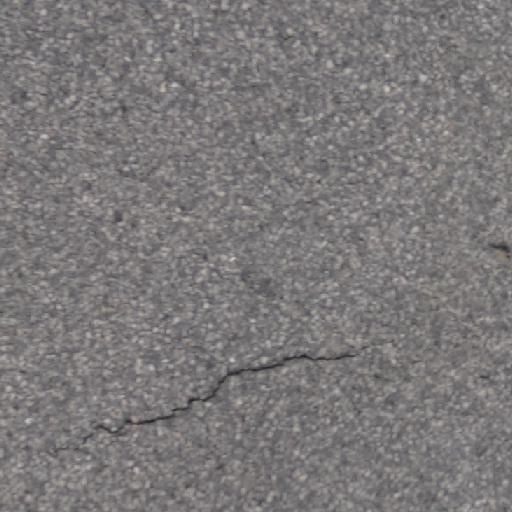
#> input picture data/examples/rdd2022/China_Drone_China_Drone_000008.jpg, 512 x 512 px
$ python -i defects.py   (imports and definitions only)   (older library calls are emulated)
#> lines starting #> are read from the running program, lines starting #| are printed output that depends on the picture; after the words box and inside, x2 and y2 are one past the last pixel; in counts of white or black regions, pixels touching at a corner belong together
#> further down, picture is the input picture: shape (512, 512, 3); mean B, G, R 121.3, 120.8, 123.7
"""Untrained, review-required road-defect candidates from image evidence.

No metric depth, material identity, engineering severity or calibrated probability is inferred.
Coordinates refer to the EXIF-oriented original. A user-declared planar road footprint supplies
the homography; its dimensions remain assumptions. OpenCV black-hat/contours are documented at
https://docs.opencv.org/4.x/d3/dbe/tutorial_opening_closing_hats.html .
"""
import json

import cv2
import numpy as np

DETECTOR_VERSION = "opencv-candidates-v2"
FULL_QUAD = [[0., 0.], [1., 0.], [1., 1.], [0., 1.]]
COLORS = {"Pothole": (56, 87, 231), "Crack": (206, 111, 142),
          "Depression": (61, 167, 236), "Uneven surface": (187, 153, 64)}


def parse_quad(value):
    if value is None:
        return FULL_QUAD
    try:
        points = json.loads(value) if isinstance(value, str) else value
        q = np.array([[p["x"], p["y"]] if isinstance(p, dict) else p for p in points], np.float32)
        if q.shape != (4, 2) or not np.isfinite(q).all() or np.any(q < 0) or np.any(q > 1):
            raise ValueError()
        edges = np.roll(q, -1, axis=0) - q
        crosses = edges[:, 0] * np.roll(edges[:, 1], -1) - edges[:, 1] * np.roll(edges[:, 0], -1)
        if np.any(crosses <= .0005):
            raise ValueError()
        return q.tolist()
    except (ValueError, TypeError, KeyError, IndexError):
        raise ValueError("road_quad must contain four convex clockwise normalized image points.") from None


def parse_surface_polygon(value,default):
    if value is None:return parse_quad(default)
    try:
        pts=json.loads(value) if isinstance(value,str) else value
        p=np.asarray([[v['x'],v['y']] if isinstance(v,dict) else v for v in pts],np.float32)
        if p.ndim!=2 or p.shape[1]!=2 or not 3<=len(p)<=64 or not np.isfinite(p).all() or np.any(p<0) or np.any(p>1):raise ValueError()
        if not cv2.isContourConvex(p.reshape(-1,1,2)) or abs(cv2.contourArea(p))<.0005:raise ValueError()
        return p.tolist()
    except (ValueError,TypeError,KeyError,IndexError):raise ValueError('Road surface polygon must have 3–64 convex normalized points.') from None


# [5 lines left out: function _overlap, not called in this run]


def _candidate_overlap(a,b):
    """Use actual outlined regions: overlapping boxes need not be the same hole."""
    ax,ay,aw,ah=a['_rect'];bx,by,bw,bh=b['_rect']
    x,y=max(ax,bx),max(ay,by);right,bottom=min(ax+aw,bx+bw),min(ay+ah,by+bh)
    if right<=x or bottom<=y:return 0.
    left=np.zeros((bottom-y,right-x),np.uint8);right_mask=np.zeros_like(left)
    cv2.fillPoly(left,[a['_contour']-[x,y]],1)
    cv2.fillPoly(right_mask,[b['_contour']-[x,y]],1)
    return np.count_nonzero(left&right_mask)/max(1,min(cv2.contourArea(a['_contour']),cv2.contourArea(b['_contour'])))


def detect_defects(image, road_quad=None, *, native_resolution=False, road_polygon=None):
#> called with native_resolution = False
    q = np.asarray(parse_quad(road_quad), np.float32)
    oh, ow = image.shape[:2]
    scale = 1. if native_resolution else min(1., 1024/max(ow, oh))
    w, h = round(ow*scale), round(oh*scale)
    frame = image.copy() if native_resolution else cv2.resize(image, (w, h), interpolation=cv2.INTER_AREA)
    gray = cv2.cvtColor(frame, cv2.COLOR_BGR2GRAY)
    smooth = cv2.GaussianBlur(gray, (3, 3), 0)
    hsv = cv2.cvtColor(frame, cv2.COLOR_BGR2HSV)
#> hsv: shape (512, 512, 3); mean H, S, V 124.8, 6.9, 123.7
    coverage=np.asarray(parse_surface_polygon(road_polygon,q),np.float32)
    polygon = np.round(coverage * [w-1, h-1]).astype(np.int32)
    roi = np.zeros((h, w), np.uint8)
    cv2.fillConvexPoly(roi, polygon, 255)
#> roi: shape (512, 512); every value is 255
    # A small inset excludes road/vegetation borders and incomplete image-edge candidates.
    interior = cv2.erode(roi, np.ones((5, 5), np.uint8))
    region = gray[interior > 0]
    notes = [
        "OpenCV visual candidates require review: shadows, puddles, patches and joints can resemble defects.",
        "Confidence is an uncalibrated evidence score, not a probability of correct classification.",
        "Severity describes visible area/contrast only. Depth and suspension forces cannot be measured from this 2D image.",
        "Road footprint and planar perspective are assumptions. Align the outline before interpreting relative distances.",
    ]
    result = {"version": DETECTOR_VERSION, "method": "opencv_multiscale_contours",
              "coordinate_system": "normalized_exif_oriented_original",
              "road_quad": [{"x": float(x), "y": float(y)} for x, y in q],
              "image": {"width": ow, "height": oh}, "road_polygon":[{"x":float(x),"y":float(y)} for x,y in coverage], "defects": [], "warnings": notes,
              "confidence_calibrated": False, "requires_review": True}
    if len(region) < 64 or float(region.std()) < 5 or cv2.Laplacian(smooth, cv2.CV_32F).var() < 4:
        result["warnings"].append("Insufficient visual detail: no defect candidates returned.")
        return result

    minimum = min(w, h)
    enhancement = None
    if region.mean()<65 or region.std()<18:
        enhanced=cv2.createCLAHE(clipLimit=2.0,tileGridSize=(8,8)).apply(smooth)
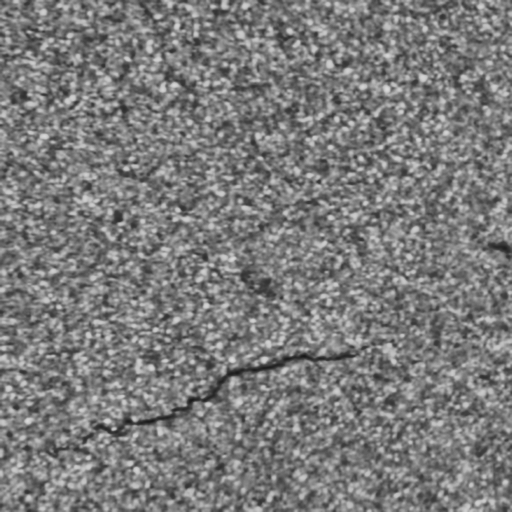
#> enhanced: shape (512, 512); min 24, max 221, mean 123.3
        enhancement="CLAHE for low illumination/contrast; geometry remains in original coordinates"
    else:
        enhanced=smooth
    result["preprocessing"]=enhancement or "Original luminance with mild smoothing"
    responses = []
    for fraction in (.035, .08, .16):
        size = max(9, int(minimum*fraction) | 1)
        responses.append(cv2.morphologyEx(enhanced, cv2.MORPH_BLACKHAT,
                         cv2.getStructuringElement(cv2.MORPH_RECT if native_resolution and size>121 else cv2.MORPH_ELLIPSE, (size, size))))
#> after the loop, responses = 3 items
    blackhat = np.maximum.reduce(responses)
    local = cv2.GaussianBlur(smooth, (0, 0), max(3, minimum*.035)).astype(np.float32)
    dark = local - smooth.astype(np.float32)
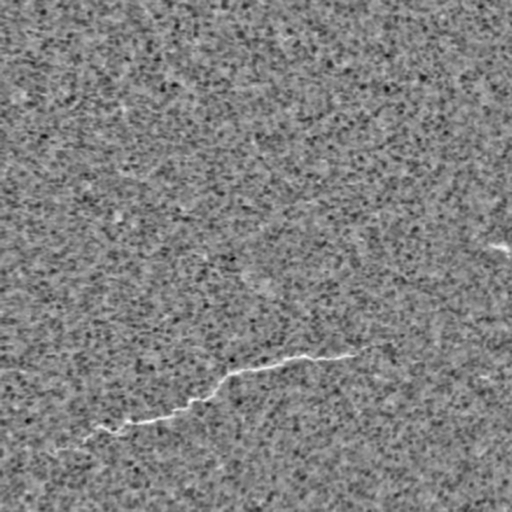
#> dark: shape (512, 512) float32; min -73, max 72, mean 0; drawn with min black and max white
    threshold = max(13., float(np.percentile(blackhat[interior > 0], 78)))
#> threshold = 101
    evidence = ((blackhat > threshold) | (dark > max(11., region.std()*.30))).astype(np.uint8)*255
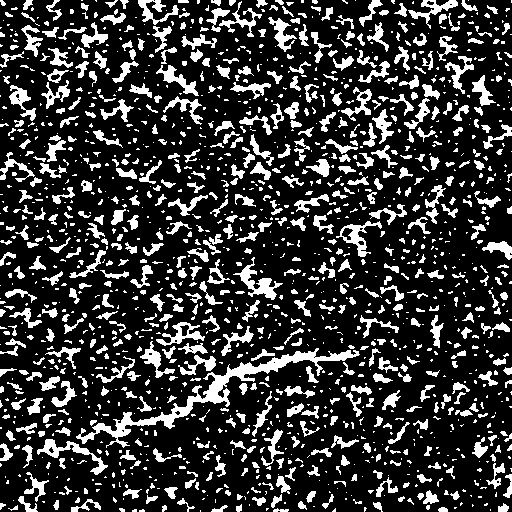
#> evidence: shape (512, 512); 21.4% white; 1604 white regions (992 under 20 px), largest, box (x1, y1, x2, y2) and area: (76, 348, 360, 448) 3042, (233, 257, 283, 300) 591, (37, 439, 108, 475) 564
    evidence[interior == 0] = 0
    # Reject chromatic foliage/paint; neutral shadows still need human review.
    evidence[hsv[:, :, 1] > 125] = 0
    close_size = max(3, int(minimum*.012) | 1)
    closed = cv2.morphologyEx(evidence, cv2.MORPH_CLOSE, np.ones((close_size, close_size), np.uint8))
#> closed: shape (512, 512); 38.5% white; 248 white regions (156 under 20 px), largest, box (x1, y1, x2, y2) and area: (0, 0, 512, 512) 81208, (406, 381, 512, 512) 2574, (463, 191, 512, 286) 1271
    closed = cv2.morphologyEx(closed, cv2.MORPH_OPEN, np.ones((2, 2), np.uint8))
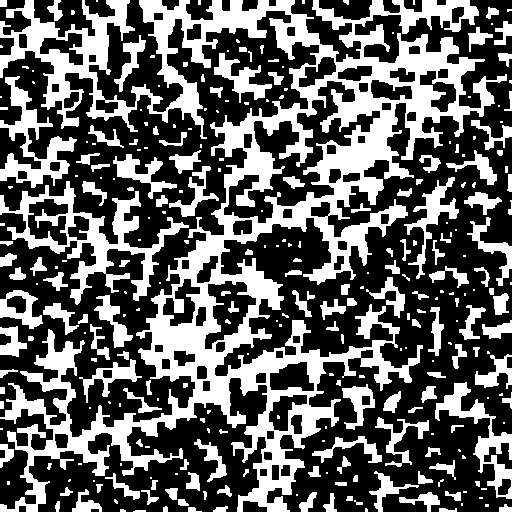
#> closed: shape (512, 512); 38% white; 287 white regions (128 under 20 px)
    contours, _ = cv2.findContours(closed, cv2.RETR_EXTERNAL, cv2.CHAIN_APPROX_SIMPLE)
#> contours = 281 contours, 158 with area under 20; largest, box (x1, y1, x2, y2) and area: (0, 0, 507, 512) 75506, (0, 181, 189, 305) 6352, (0, 76, 77, 188) 2531, (435, 382, 512, 499) 1976, (404, 177, 459, 279) 1058

    # Thin dark lines are a separate candidate family, so filling cavities doesn't erase cracks.
    thin = responses[0]
    crack_mask = ((thin > max(19., np.percentile(thin[interior > 0], 90))) & (interior > 0)).astype(np.uint8)*255
#> crack_mask: shape (512, 512); 9.6% white; 1504 white regions (1148 under 20 px), largest, box (x1, y1, x2, y2) and area: (218, 351, 359, 385) 755, (93, 387, 219, 438) 746, (341, 211, 382, 249) 300
    crack_mask = cv2.morphologyEx(crack_mask, cv2.MORPH_CLOSE, np.ones((3, 3), np.uint8))
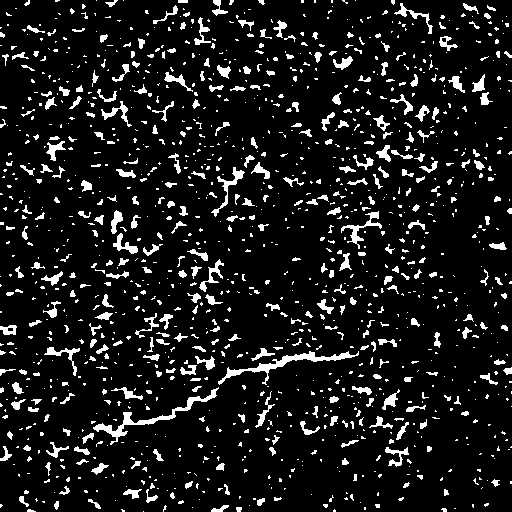
#> crack_mask: shape (512, 512); 10% white; 1341 white regions (986 under 20 px)
    cracks, _ = cv2.findContours(crack_mask, cv2.RETR_EXTERNAL, cv2.CHAIN_APPROX_SIMPLE)
#> cracks = 1341 contours, 1116 with area under 20; largest, box (x1, y1, x2, y2) and area: (218, 351, 359, 385) 626, (93, 387, 219, 445) 614, (341, 211, 382, 249) 230, (211, 167, 245, 217) 220, (44, 347, 80, 376) 156

    homography = cv2.getPerspectiveTransform(q, np.asarray(FULL_QUAD, np.float32))
#> homography = [[1, 0, 0], [0, 1, 0], [0, 0, 1]]
    candidates = []
    roi_area = np.count_nonzero(interior)
    background_saturation_limit=max(35.,float(np.percentile(hsv[:,:,1][interior>0],70))+15)
#> background_saturation_limit = 35
    # Water-filled cavities can be brighter than asphalt. Require a compact bright basin
    # surrounded by a darker, locally contrasted rim; never infer depth from the reflection.
    bright = ((smooth.astype(np.float32)-local > 14) & (smooth > np.percentile(region, 58)) & (interior > 0)).astype(np.uint8)*255
#> bright: shape (512, 512); 11.8% white; 1856 white regions (1323 under 20 px), largest, box (x1, y1, x2, y2) and area: (383, 343, 399, 365) 156, (74, 193, 99, 207) 138, (260, 332, 286, 348) 130
    bright = cv2.morphologyEx(bright, cv2.MORPH_CLOSE, np.ones((5, 5), np.uint8))
#> bright: shape (512, 512); 14.6% white; 1209 white regions (719 under 20 px), largest, box (x1, y1, x2, y2) and area: (52, 456, 94, 488) 429, (235, 25, 285, 59) 318, (260, 316, 289, 348) 318
    bright = cv2.morphologyEx(bright, cv2.MORPH_OPEN, np.ones((3, 3), np.uint8))
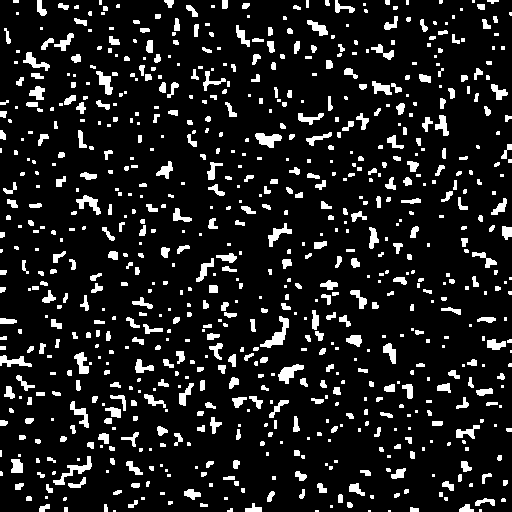
#> bright: shape (512, 512); 11.5% white; 795 white regions (351 under 20 px)
    pools, _ = cv2.findContours(bright, cv2.RETR_EXTERNAL, cv2.CHAIN_APPROX_SIMPLE)
#> pools = 795 contours, 475 with area under 20; largest, box (x1, y1, x2, y2) and area: (260, 316, 289, 348) 264, (53, 456, 92, 485) 215, (278, 364, 304, 384) 212, (255, 133, 282, 148) 209, (76, 195, 101, 215) 172
    # Strong cavity rims are separated from the lower-contrast texture response.
    # The previous union let texture join large cavities into rejected components,
    # leaving small rim fragments while missing the visually dominant potholes.
    cavities=[]
    strong_threshold=max(24.,float(np.percentile(blackhat[interior > 0],90)))
#> strong_threshold = 114
    rim_kernel=cv2.getStructuringElement(cv2.MORPH_ELLIPSE,
                    (max(3,int(minimum*.016)|1),max(3,int(minimum*.010)|1)))
    for level_index,level in enumerate((strong_threshold*1.25,strong_threshold*.85)):
        rims=((blackhat>level)&(dark>max(9.,level*.35))&(interior>0)&(hsv[:,:,1]<125)).astype(np.uint8)*255
        rims=cv2.morphologyEx(rims,cv2.MORPH_CLOSE,rim_kernel)
        found,_=cv2.findContours(rims,cv2.RETR_EXTERNAL,cv2.CHAIN_APPROX_SIMPLE)
        for contour in found:
            area=cv2.contourArea(contour)
            if area<max(65,roi_area*.00045) or area>roi_area*.08:continue
            hull=cv2.convexHull(contour)
            if area/max(cv2.contourArea(hull),1)<.30:continue
            cavities.append((hull,2 if level_index==0 else 1))
#> this loop made 2 passes
#> (level_index, level) on passes 1 to 2: (0, 142.5), (1, 96.9)
#> after the loop, cavities = []
    families = ([(c, False, False, priority) for c,priority in cavities]
                + [(c, False, True, False) for c in pools]
                + [(c, True, False, False) for c in cracks]
                + [(c, False, False, False) for c in contours])
#> families = 2417 items
    edge_distance = cv2.distanceTransform(roi, cv2.DIST_L2, 3)
#> edge_distance: shape (512, 512) float32; every value is 3.4e+38
    for contour, line_only, water, cavity in families:
        if water:
            if cv2.contourArea(contour) < max(50, roi_area*.00035):
                continue
            basin = np.zeros_like(gray)
            cv2.drawContours(basin, [contour], -1, 255, -1)
            expanded = cv2.dilate(basin, cv2.getStructuringElement(cv2.MORPH_ELLIPSE, (11, 11)))
            ring = (expanded > 0) & (basin == 0) & (roi > 0)
            if (np.count_nonzero(ring) < 20
                    or gray[basin > 0].mean()-gray[ring].mean() < 15
                    or blackhat[ring].mean() < max(14,strong_threshold*.45)
                    or np.mean(blackhat[ring]>strong_threshold*.65)<.25):
                continue
            outline, _ = cv2.findContours(expanded, cv2.RETR_EXTERNAL, cv2.CHAIN_APPROX_SIMPLE)
            contour = max(outline, key=cv2.contourArea)
        area = cv2.contourArea(contour)
        if area < max(24, roi_area*.00018) or area > roi_area*.16:
            continue
        x, y, bw, bh = cv2.boundingRect(contour)
        if bw < 5 or bh < 3 or x <= 1 or y <= 1 or x+bw >= w-1 or y+bh >= h-1:
            continue
        rect = cv2.minAreaRect(contour)
        short, long = sorted(rect[1])
        elongation = long/max(short, 1)
        line_width=2*area/max(cv2.arcLength(contour, True),1)
        is_crack = not water and elongation > (30 if cavity else 7) and line_width < max(3.5,minimum*.014) and long > minimum*.045
        if line_only and not is_crack:
            continue
        if not is_crack and (area < max(100, roi_area*.0007) or min(bw, bh) < 7):
            continue
        # Small weak texture islands are not large cavities. Keep the separate
        # strong-rim and thin-line paths so this does not erase major holes/cracks.
        if not is_crack and not cavity and area < roi_area*.003:
            continue
        if not cavity and np.min(edge_distance[contour[:, 0, 1], contour[:, 0, 0]]) < 4:
            continue
        mask = np.zeros_like(gray)
        cv2.drawContours(mask, [contour], -1, 255, -1)
        rim = cv2.dilate(mask, np.ones((9, 9), np.uint8)) - mask
        inside, outside = gray[mask > 0], gray[(rim > 0) & (roi > 0)]
        if len(outside) < 8:
            continue
        # The rim must sit in road-like local context, not coloured vegetation.
        # Adapt to the selected surface so naturally tinted pavement is permitted.
        if np.median(hsv[:,:,1][(rim>0)&(roi>0)])>background_saturation_limit:
            continue
        boundary = cv2.morphologyEx(mask, cv2.MORPH_GRADIENT, np.ones((3, 3), np.uint8))
        contrast = max(float(outside.mean()-np.percentile(inside, 25)),
                       float(blackhat[mask > 0].mean()))
        edge_strength = float(np.mean(blackhat[boundary > 0]))
        solidity = area/max(cv2.contourArea(cv2.convexHull(contour)), 1)
        if water and solidity<.80:
            continue
        if water:
            contrast = max(contrast, float(inside.mean()-outside.mean()))
        if contrast < 10 or solidity < .20 or (area > roi_area*.055 and inside.std() < 9):
            continue
        normalized = contour.reshape(-1, 2).astype(np.float32)/[w-1, h-1]
        approx = cv2.approxPolyDP(normalized.astype(np.float32).reshape(-1, 1, 2), .0025, True).reshape(-1, 2)
        if len(approx) < 3:
            continue
        road = cv2.perspectiveTransform(approx.reshape(-1, 1, 2), homography).reshape(-1, 2)
        road = np.clip(road, 0, 1)
        road_area = abs(float(cv2.contourArea(road)))
        if road_area > .30:
            continue
        c = float(np.clip(contrast/65, 0, 1))
        edge = float(np.clip(edge_strength/40, 0, 1))
        texture = float(np.clip(inside.std()/35, 0, 1))
        confidence = float(np.clip(.30+.27*c+.18*edge+.10*solidity+.07*texture, .30, .92))
        if confidence < .48:
            continue
        # Labels describe appearance, not proven 3D geometry. Wet cavities remain ambiguous.
        if is_crack:
            kind = "Crack"
        elif cavity or water:
            kind = "Pothole"
        elif contrast > 13 and texture < .65:
            kind = "Depression"
        else:
            kind = "Uneven surface"
        severity = float(np.clip(.50*np.sqrt(min(1., road_area/.018))+.35*c+.15*edge, 0, 1))
        candidates.append({"kind": kind, "confidence": round(confidence, 3), "severity": round(severity, 3),
                           "severity_label": "High" if severity >= .67 else "Moderate" if severity >= .34 else "Low",
                           "polygon": [{"x": round(float(px), 6), "y": round(float(py), 6)} for px, py in approx],
                           "road_polygon": [{"x": round(float(px), 6), "y": round(float(py), 6)} for px, py in road],
                           "bbox": {"x": round(x/w*ow), "y": round(y/h*oh), "width": round(bw/w*ow), "height": round(bh/h*oh)},
                           "bbox_normalized": {"x": x/w, "y": y/h, "width": bw/w, "height": bh/h},
                           "area_fraction": round(road_area, 6), "provenance": "opencv_candidate",
                           "depth_mm": None, "physical_dimensions": None,
                           "appearance": "thin dark linear discontinuity; crack or joint candidate" if is_crack else "strong dark rim; convex cavity outline is approximate" if cavity else "bright basin with dark rim; water or glare possible" if water else "dark contour or local texture discontinuity",
                           "evidence": {"local_contrast": round(contrast, 2), "boundary_strength": round(edge_strength, 2), "solidity": round(solidity, 3)},
                           "_rect": (x, y, bw, bh), "_contour":contour.reshape(-1,2),
                           "_priority": 5 if water else 2+cavity if cavity else 1 if is_crack else 0})
#> this loop made 2417 passes
#> (area, x, y, bw, bh, rect, short, long) on pass 35: (386.5, 179, 484, 27, 21, ((192, 494), (20, 26), -90), 20, 26)
#> basin: shape (512, 512); 0.06% white; 1 white region, box (x1, y1, x2, y2) and area: (307, 20, 328, 36) 166
#> expanded: shape (512, 512); 0.21% white; 1 white region, box (x1, y1, x2, y2) and area: (302, 15, 333, 41) 553
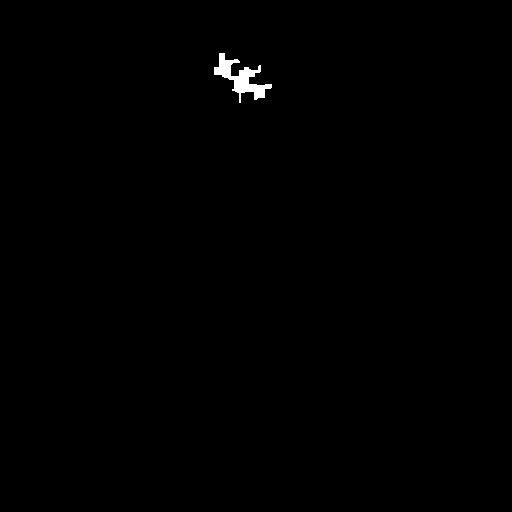
#> mask: shape (512, 512); 0.38% white; 1 white region, box (x1, y1, x2, y2) and area: (214, 53, 272, 103) 985
#> after the loop, candidates = 5 items
    # Keep strongest candidate per overlapping region; do not manufacture a minimum count.
    kept = []
    for item in sorted(candidates, key=lambda c: (-c["_priority"],-c["confidence"])):
        # A reflected basin and its rim describe one ambiguous cavity. Other
        # neighbouring candidates use polygon overlap, not bounding-box overlap.
        if any(_candidate_overlap(item,other) > .55 or
               (other['_priority']==5 and item['_priority'] in (3,4)
                and _overlap(item['_rect'],other['_rect'])>.55) for other in kept):
            continue
        kept.append(item)
        if len(kept) >= 80:
            break
#> this loop made 5 passes
#> after the loop, kept = 5 items
    kept.sort(key=lambda c: -max(p["y"] for p in c["road_polygon"]))
    for index, item in enumerate(kept):
        item.pop("_rect")
        item.pop("_contour")
        item.pop("_priority")
        item["id"] = f"CV{index+1}"
#> this loop made 5 passes
    result["defects"] = kept
    return result


# [11 lines left out: function defect_overlay, not called in this run]

>>> import cv2
>>> picture = cv2.imread('../data/examples/rdd2022/China_Drone_China_Drone_000008.jpg')
>>> result = detect_defects(picture)
#> result = 11 items
